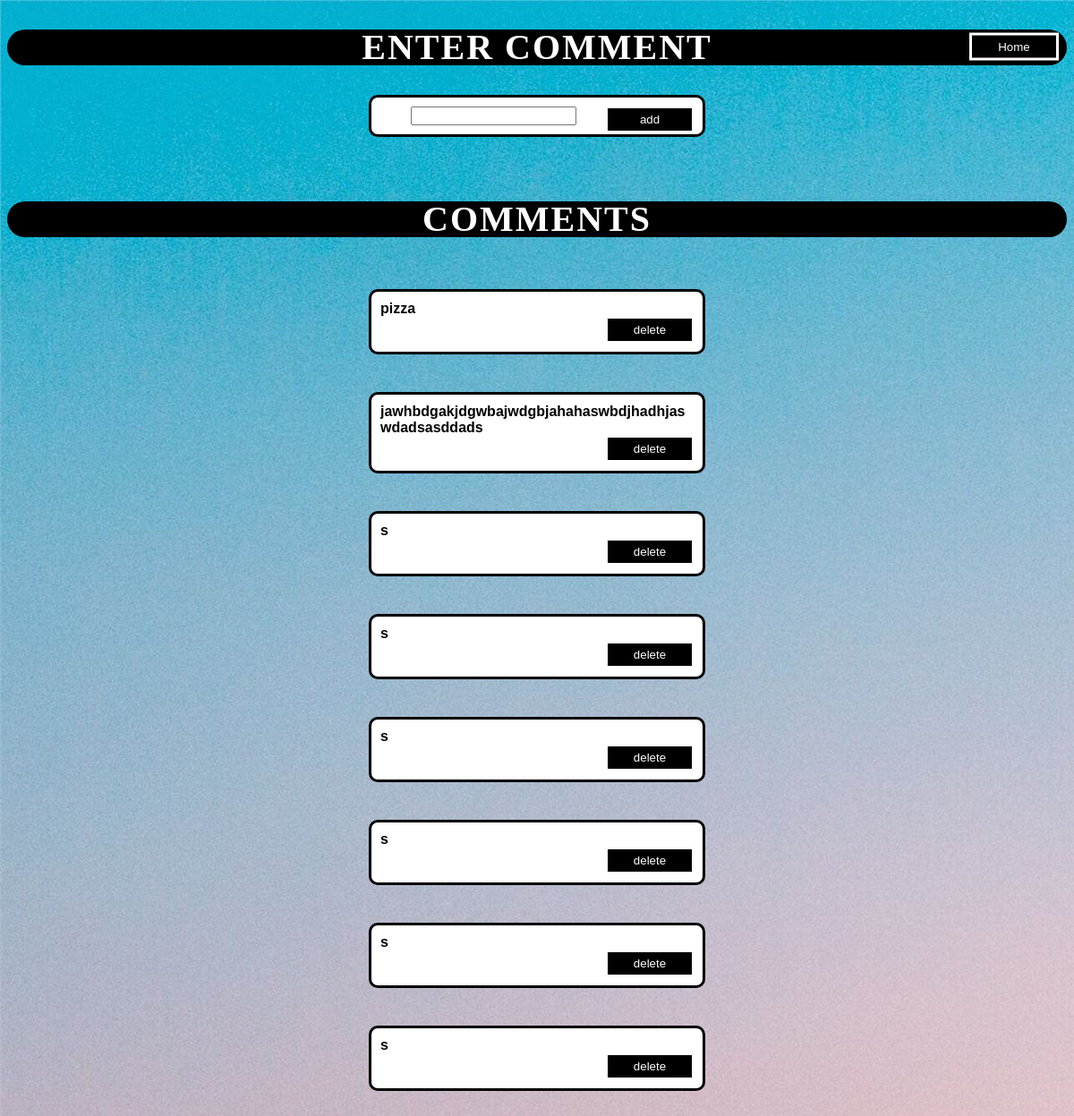
/fill/2, run on the app's committed database.
### tables this page shows
CREATE TABLE User (FoodID INTEGER REFERENCES Food (ID), Comments TEXT, CommentID INTEGER PRIMARY KEY AUTOINCREMENT);

### project.py (the view)
@app.route('/fill/<int:post_id>', methods=['GET', 'POST']) #automatic updating item id
def fill(post_id):
    cursor = get_db().cursor()
    sql = ("SELECT Comments, CommentID, FoodID FROM User WHERE FoodID = ?")#selects the selected items where foodid = pic id
    cursor.execute(sql,(post_id,))
    results = cursor.fetchall()
    return render_template("comment.html", results=results, id=post_id)

### project.py (called while the page is built)
def get_db():
    db = getattr(g, '_database', None)
    if db is None:
        db = g._database = sqlite3.connect(DATABASE)
    return db

@app.teardown_appcontext
def close_connection(exception):
    db = getattr(g, '_database', None)
    if db is not None:
        db.close()

### templates/comment.html (shortened to what this page needs)
<!DOCTYPE html>
<html lang="en">
<head>
    <link rel="stylesheet" href="{{url_for('static',filename='comment.css')}}">
</head>
<body>
    <h2>
        Enter Comment
        <form action='/home'>
            <input type='submit' value='Home'>
        </form>
    </h2>
    <form action='/add/{{ id }}' method="POST" class="enter">
        <input type="text" name="Comment">
        <input class="button" type="submit" value="add">
        <br>
    </form>
    <br><br><br><br>
    <h1>Comments</h1>
    <br><br>
    <table>
        {% for item in results %}
        <tr>
            <td class="comment" id="hello">{{ item[0] }}
                <form action="/delete/{{ id }}" method="post" class="delete">
                    <input class="button" type="submit" value="delete">
                </form>
            </td>
        </tr>
        {% endfor %}
    </table>
</body>
</html>

### Static/comment.css (style rules this page uses)
body { background-image: url(Pics/background.png); text-align: center; }
.enter { margin: 0 auto; overflow-wrap: break-word; border: black solid; float: center; border-radius: 10px; width: 350px; padding: 10px; font-weight: 900; background-color: white; }
h2 { text-transform: uppercase; text-align: center; border-radius: 35px; background: black; width: 100%; color: white; padding: 0px; font-size: 40px; line-height: 40px; letter-spacing: 2px; font-weight: bold; position: relative; }
h2 input[type=submit] { float: none; position: absolute; right: 10px; top: 50%; transform: translateY(-50%); }
h1 { text-transform: uppercase; text-align: center; border-radius: 35px; background: black; width: 100%; height: fill; color: white; padding: 0px; font-size: 40px; line-height: 40px; letter-spacing: 2px; font-weight: bold; margin: 0 auto; }
#hello { overflow-wrap: break-word; margin: 20px; border: black solid; float: left; border-radius: 10px; width: 350px; padding: 10px; font-weight: 900; background-color: white; }
table { text-align: start; margin: auto; font-family: "Archivo Black", "Archivo", sans-serif; }
input[type=submit] { color: white; border: none; margin: -1px; padding: 5px; background-color: black; border: white solid; float: right; width: 100px; }

### data on the page
User: Comments "pizza"
User: Comments "jawhbdgakjdgwbajwdgbjahahaswbdjhadhjaswdadsasddads"
User: Comments "s"
User: Comments "s"
User: Comments "s"
User: Comments "s"
User: Comments "s"
User: Comments "s"
